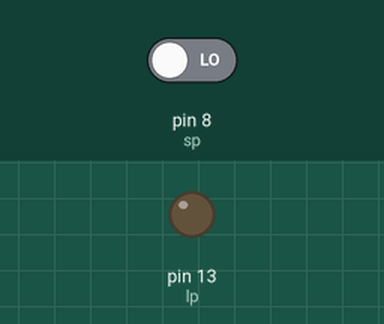
This sketch was run on a simulated Arduino Uno, built with avr-gcc and run on an emulated ATmega328P. Shown: output pins drawn as LEDs (lit = HIGH). Inputs (shaded band) come from the test bench; at power-on: pin 8 (sp) LOW.

Above: at 1.2 s.
1.3 s: pin 8 (sp) driven HIGH
At 2.5 s:
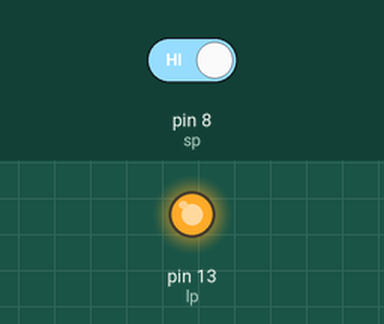
2.8 s: pin 8 (sp) driven LOW
At 3.9 s:
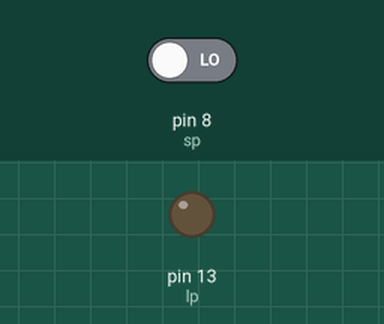
Timing chart, 0 to 5.8 s (numbered marks = the images above; inputs shaded):
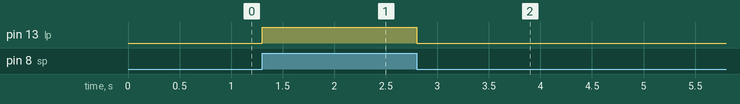

Measured:
- after the input at 1.3 s, pin 13 (lp): LOW → HIGH at once
- after the input at 2.8 s, pin 13 (lp): HIGH → LOW at once

The sketch:

Light_on_holding_switch.ino
```cpp
int sp = 8;
int lp = 13;
void setup (){
  pinMode(sp,INPUT);
  pinMode(lp,OUTPUT);
}

void loop (){
  if (digitalRead(sp)==HIGH){
  digitalWrite(lp,HIGH);
  }
  else{
    digitalWrite(lp,LOW);
  }
}
```
